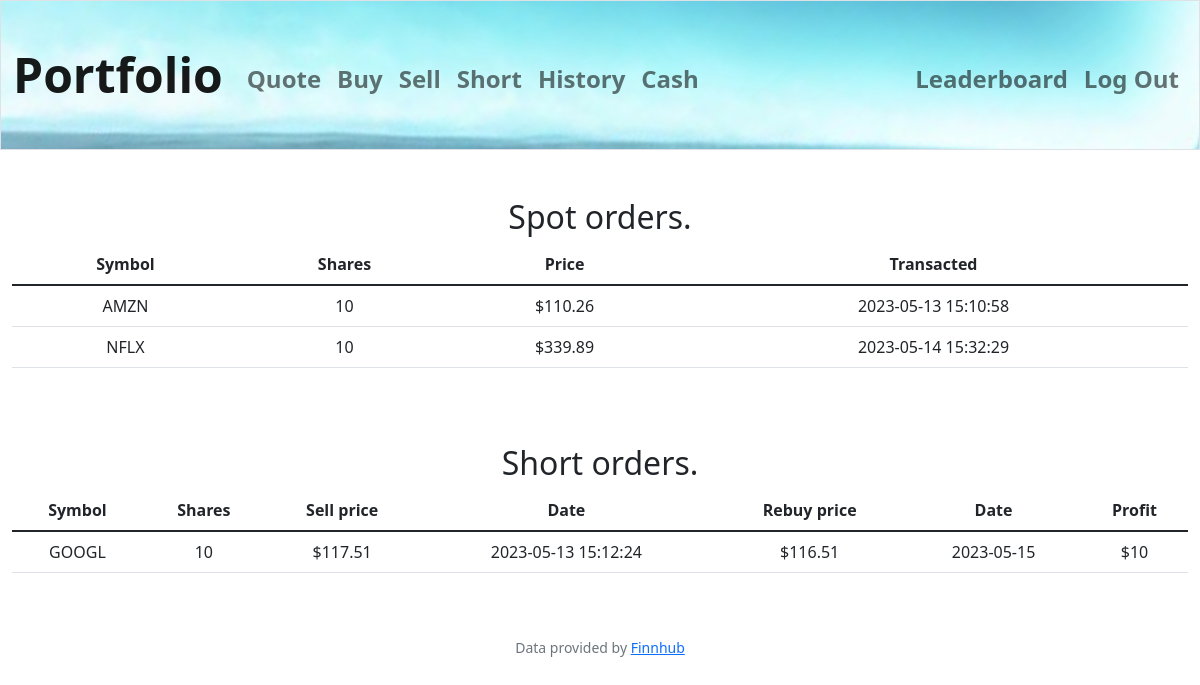
Page /history (signed in) on the earlier database version.
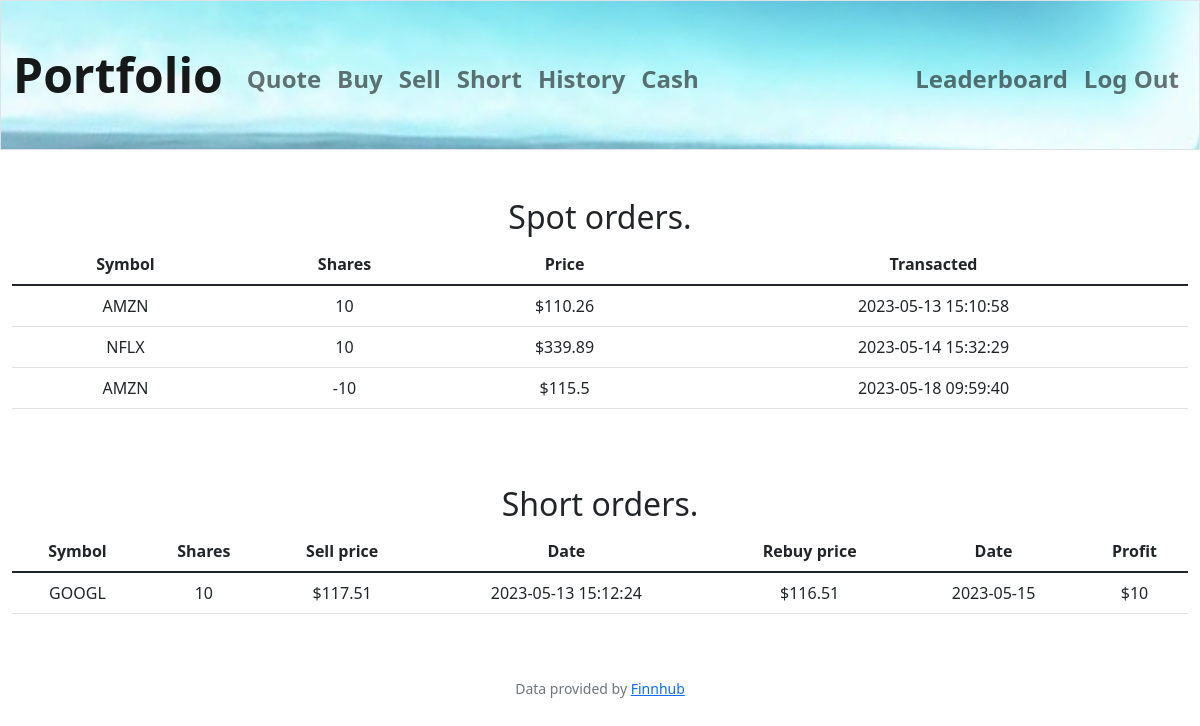
Same page on the later database version.
### tables this page shows
CREATE TABLE orders (
order_id INTEGER PRIMARY KEY AUTOINCREMENT NOT NULL,
user_id INTEGER,
company_name TEXT,
symbol TEXT NOT NULL,
price NUMERIC NOT NULL,
shares NUMERIC NOT NULL,
date DATE);

CREATE TABLE short (
short_id INTEGER PRIMARY KEY AUTOINCREMENT NOT NULL,
user_id INTEGER,
company_name TEXT,
symbol TEXT NOT NULL,
sell_price NUMERIC NOT NULL,
shares NUMERIC NOT NULL,
date DATE,
rebuy_price NUMERIC,
rebuy_date DATE,
profit NUMERIC);

### app.py (the view)
@app.route("/history")
@login_required
def history():
    orders = db_connection.execute("SELECT * FROM orders WHERE user_id = ?;", (session["user_id"],))
    closed_short_orders = db_connection.execute(
        "SELECT * FROM short WHERE (rebuy_price IS NOT NULL) AND user_id = ?;",
        (session["user_id"],)
    )
    return render_template(
        "history.html", orders=orders, closed_short_orders=closed_short_orders
    )

### app.py (called while the page is built)
@app.after_request
def after_request(response):
    response.headers["Cache-Control"] = "no-cache, no-store, must-revalidate"
    response.headers["Expires"] = 0
    response.headers["Pragma"] = "no-cache"
    return response

### db_connect.py (called while the page is built)
    def connect(self):
        self.conn = sqlite3.connect("database_project.db")

    def execute(self, query, params=None):
        self.connect()
        cursor = self.conn.cursor()
        if params:
            cursor.execute(query, params)
        else:
            cursor.execute(query)
        if query.lower().startswith("insert") or  query.lower().startswith("update"):
            self.conn.commit()
            last_row_id = cursor.lastrowid
            self.conn.close()
            return last_row_id
        result = cursor.fetchall()
        columns = [col[0] for col in cursor.description]
        rows = [dict(zip(columns, row)) for row in result]
        self.conn.close()
        return rows

### helpers.py (called while the page is built)
def login_required(f):
    @wraps(f)
    def decorated_function(*args, **kwargs):
        if session.get("user_id") is None:
            return redirect("/login")
        return f(*args, **kwargs)
    return decorated_function

### templates/history.html (shortened to what this page needs)
{% extends "layout.html" %}
{% block main %}
    <h2>Spot orders.</h2>
    <table class="table">
        <thead>
            <tr>
                <th>Symbol</th>
                <th>Shares</th>
                <th>Price</th>
                <th>Transacted</th>
            </tr>
        </thead>
        <tbody>
            {% for order in orders %}
            <tr>
                <td>{{ order.symbol }}</td>
                <td>{{ order.shares }}</td>
                <td>${{ order.price }}</td>
                <td>{{ order.date }}</td>
            </tr>
            {% endfor %}
        </tbody>
    </table>
    <h2>Short orders.</h2>
    <table class="table">
        <thead>
            <tr>
                <th>Symbol</th>
                <th>Shares</th>
                <th>Sell price</th>
                <th>Date</th>
                <th>Rebuy price</th>
                <th>Date</th>
                <th>Profit</th>
            </tr>
        </thead>
        <tbody>
            {% for short in closed_short_orders %}
            <tr>
                <td>{{ short.symbol }}</td>
                <td>{{ short.shares }}</td>
                <td>${{ short.sell_price }}</td>
                <td>{{ short.date }}</td>
                <td>${{ short.rebuy_price }}</td>
                <td>{{ short.rebuy_date }}</td>
                <td>${{ short.profit }}</td>
            </tr>
            {% endfor %}
        </tbody>
    </table>
{% endblock %}

### templates/layout.html (shortened to what this page needs)
<!DOCTYPE html>
<html lang="en">
    <head>
        <link href="https://cdn.jsdelivr.net/npm/bootstrap@5.1.3/dist/css/bootstrap.min.css" rel="stylesheet">
        <link href="/static/styles.css" rel="stylesheet">
    </head>
    <body>
        <nav class="bg-light border navbar navbar-expand-md navbar-light">
            <div class="container-fluid">
                <a class="navbar-brand" href="/">Portfolio</a>
                <div class="collapse navbar-collapse" id="navbar">
                    {% if session["user_id"] %}
                        <ul class="navbar-nav me-auto mt-2">
                            <li class="nav-item"><a class="nav-link" href="/quote">Quote</a></li>
                            <li class="nav-item"><a class="nav-link" href="/buy">Buy</a></li>
                            <li class="nav-item"><a class="nav-link" href="/sell">Sell</a></li>
                            <li class="nav-item"><a class="nav-link" href="/short">Short</a></li>
                            <li class="nav-item"><a class="nav-link" href="/history">History</a></li>
                            <li class="nav-item"><a class="nav-link" href="/cash">Cash</a></li>
                        </ul>
                        <ul class="navbar-nav ms-auto mt-2">
                            <li class="nav-item"><a class="nav-link" href="/leaderboard">Leaderboard</a></li>
                            <li class="nav-item"><a class="nav-link" href="/logout">Log Out</a></li>
                        </ul>
                    {% else %}
                        <ul class="navbar-nav ms-auto mt-2">
                            <li class="nav-item"><a class="nav-link" href="/register">Register</a></li>
                            <li class="nav-item"><a class="nav-link" href="/login">Log In</a></li>
                        </ul>
                    {% endif %}
                </div>
            </div>
        </nav>
        <main class="container-fluid py-5 text-center">
            {% block main %}{% endblock %}
        </main>
        <footer class="mb-5 small text-center text-muted">
            Data provided by <a href="https://finnhub.io/">Finnhub</a>
        </footer>
    </body>
</html>

### static/styles.css (style rules this page uses)
.navbar { background-image: url("fotor_03.jpg"); background-repeat: no-repeat; background-size: cover; height: 150px !important; }
nav .navbar-brand { font-size: xxx-large; font-weight: bold; }
nav .nav-link { font-size: x-large; font-weight: bold; }

Differences in the rows shown:
added orders: symbol "AMZN", shares "-10", price "115.5", date "2023-05-18 09:59:40"
